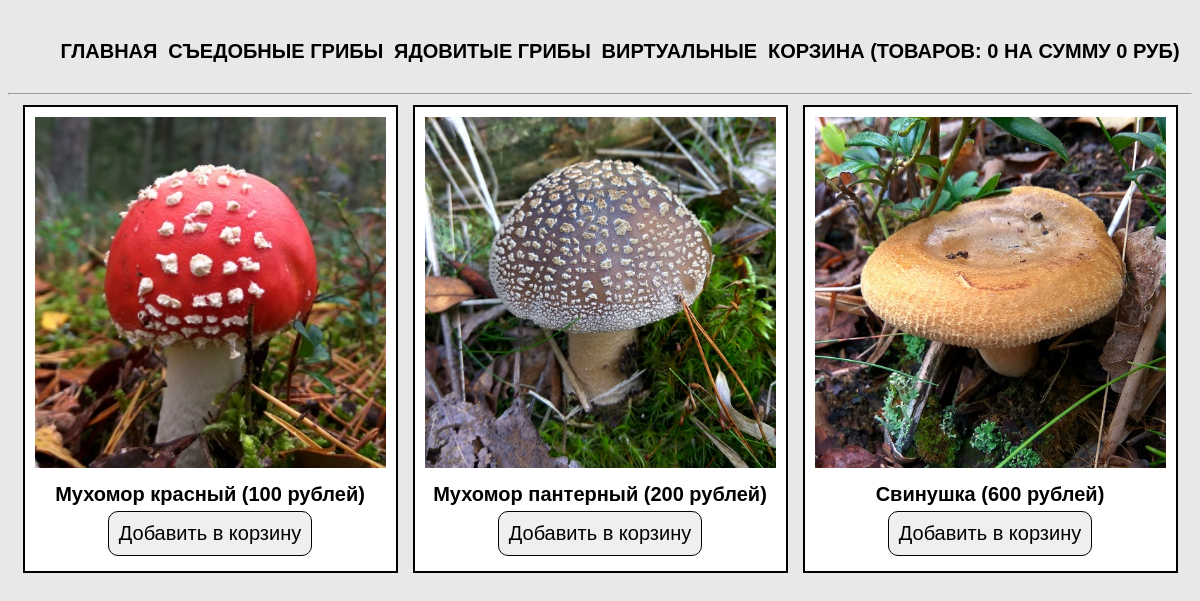
/index.php?category=poisonous, run on the app's committed database.
### tables this page shows
CREATE TABLE `categories` (
  `id` int(10) NOT NULL,
  `name` varchar(50) NOT NULL,
  `rus_name` varchar(50) NOT NULL
);

CREATE TABLE `products` (
  `id` int(11) NOT NULL,
  `title` varchar(50) NOT NULL,
  `category` varchar(50) NOT NULL,
  `price` int(10) NOT NULL,
  `rus_name` varchar(50) NOT NULL,
  `img` varchar(50) NOT NULL,
  `description` text
);

### index.php (the view, shortened to what this page needs)
<?php
require_once 'parts/header.php';
if (isset($_GET['category'])) {
    $currentCategory = $_GET['category'];
    $products = $connect->query("SELECT * FROM products WHERE category='$currentCategory'");
    $products = $products->fetchAll(PDO::FETCH_ASSOC);
} else {
    $products = $connect->query("SELECT * FROM products");
    $products = $products->fetchAll(PDO::FETCH_ASSOC);
}
?>
<div class="main">
    <? foreach ($products as $product) { ?>
    <div class="card">
        <a href="product.php?product=<? echo $product['title'] ?>">
            <img src="img/<? echo $product['img'] ?>" alt="<? echo $product['rus_name'] ?>">
        </a>
        <div class="label"><? echo $product['rus_name'] ?> (<? echo $product['price'] ?> рублей)</div>
        <? require 'parts/add-form.php' ?>
    </div>
    <? } ?>
</div>
</body>
</html>

### parts/header.php (shortened to what this page needs)
<?php
    require_once 'db/db.php';
    $categories = $connect->query("SELECT * FROM categories");
    $categories = $categories->fetchAll(PDO::FETCH_ASSOC);
?>
<!doctype html>
<html lang="ru">
<head>
    <link rel="stylesheet" href="css/style.css">
</head>
<body>
<nav>
    <ul>
        <li><a href="index.php">Главная</a></li>
        <? foreach ($categories as $catgory) { ?>
        <li><a href="index.php?category=<? echo $catgory['name']?>"><? echo $catgory['rus_name'] ?></a></li>
        <? } ?>
        <li><a href="cart.php">Корзина (Товаров: <? echo $_SESSION['totalQuantity'] ? : 0 ?> на сумму <? echo $_SESSION['totalPrice'] ? : 0 ?> руб)</a></li>
    </ul>
</nav>
<hr>

### parts/add-form.php (shortened to what this page needs)
<form action="actions/add.php" method="POST">
    <input type="submit" value="Добавить в корзину">
</form>

### css/style.css (style rules this page uses)
* { font-family: 'Arial', sans-serif; font-size: 20px; }
body { margin-top: 20px; background-color: #e8e8e8; }
a { text-decoration: none; text-transform: uppercase; color: #000000; -webkit-transition: all .3s; -moz-transition: all .3s; -ms-transition: all .3s; -o-transition: all .3s; transition: all .3s; }
input, button { margin: 5px auto; border: none; padding: 10px; -webkit-transition: all .3s; -moz-transition: all .3s; -ms-transition: all .3s; -o-transition: all .3s; transition: all .3s; }
input[type=submit], button { -webkit-border-radius: 10px; -moz-border-radius: 10px; border-radius: 10px; border: 1px solid black; display: block; cursor: pointer; }
label, .label { margin-top: 10px; font-weight: 700; }
img { width: 100%; }
.main, nav { width: 1170px; margin: auto; display: flex; flex-wrap: wrap; justify-content: space-around; }
nav ul { display: flex; list-style: none; width: 100%; justify-content: space-around; font-weight: 700; }
.card { margin-bottom: 15px; width: 30%; padding: 10px; border: 2px solid black; text-align: center; background-color: #fff; }

### data on the page
categories: rus_name "СЪЕДОБНЫЕ ГРИБЫ"
categories: rus_name "ЯДОВИТЫЕ ГРИБЫ"
categories: rus_name "ВИРТУАЛЬНЫЕ"
products: img (picture), rus_name "Мухомор красный", price "100"
products: img (picture), rus_name "Мухомор пантерный", price "200"
products: img (picture), rus_name "Свинушка", price "600"

### other printed values
$_SESSION['totalQuantity'] ? : 0 "0"
$_SESSION['totalPrice'] ? : 0 "0"
